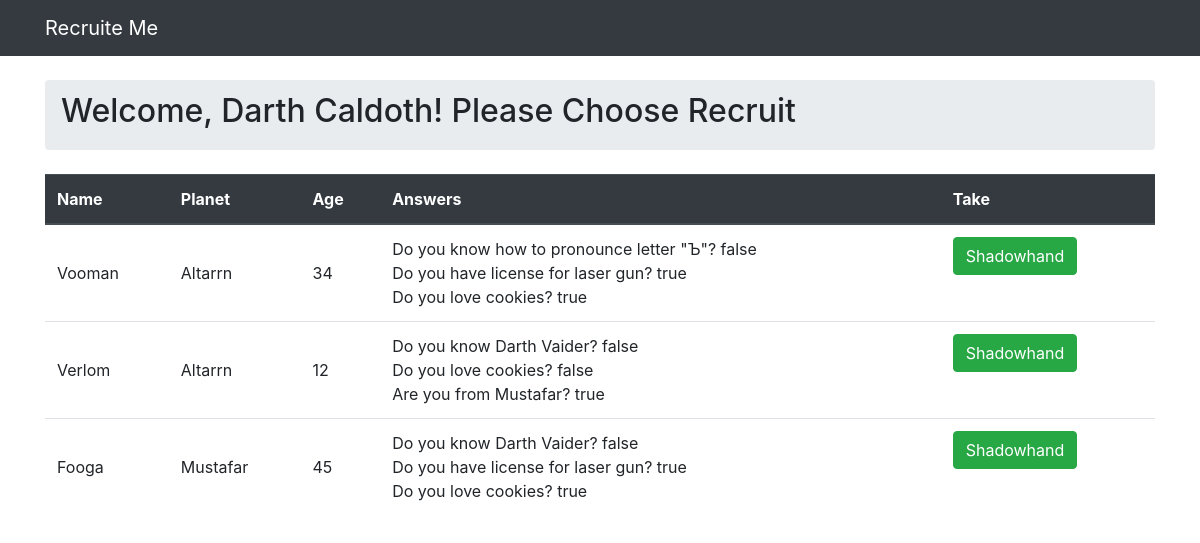
Screenshot of /sith/4 with the database file from the repository.
### recruit/models.py (models this page shows, shortened)
class Sith(models.Model):
    name = models.CharField(max_length=30)
    planet = models.ForeignKey(Planet, on_delete=models.CASCADE, related_name='siths')
    shadowhand = models.ManyToManyField(PassedTest, related_name='siths')

class PassedTest(models.Model):
    recruit = models.ForeignKey(Recruit, on_delete=models.CASCADE, related_name='passedtests')
    answers = models.ManyToManyField(Answer)

class Recruit(models.Model):
    name = models.CharField(max_length=50)
    planet = models.ForeignKey(Planet, on_delete=models.CASCADE, related_name='recruits')
    age = models.IntegerField()
    mail = models.EmailField()

class Planet(models.Model):
    name = models.CharField(max_length=60, unique=True)
    def __str__(self):
        return self.name

class Answer(models.Model):
    question = models.CharField(max_length=256)
    answer = models.CharField(max_length=6)

### recruit/views.py (the view, shortened to what this page needs)
# urls.py: path('sith/<int:pk>', views.ChooseRecruit.as_view(), name='choose_recruit')
class ChooseRecruit(View):
    def get(self, request, pk):
        sith = get_object_or_404(Sith, pk=pk)
        siths = Sith.objects.all()
        recruits = PassedTest.objects.all()
        return render(request, 'choose_recruits.html', {'sith': sith, 'recruits': recruits, 'siths': siths})

### templates/choose_recruits.html (shortened to what this page needs)
{% extends 'base.html' %}
{% block breadcrumb %}
    <h2>Welcome, {{ sith.name }}! Please Choose Recruit</h2>
{%  endblock %}
{% block content %}
    <table class="table">
        <thead class="thead-dark">
            <tr>
                <th>Name</th>
                <th>Planet</th>
                <th>Age</th>
                <th>Answers</th>
                <th> Take</th>
            </tr>
        </thead>
        <tbody>
            {% for recruit in recruits %}
               {% if not recruit.siths.exists %}
                <tr>
                    <td class="align-middle">
                        {{ recruit.recruit.name }}
                    </td>
                    <td class="align-middle">{{ recruit.recruit.planet }}</td>
                    <td class="align-middle">{{ recruit.recruit.age }}</td>
                    <td >
                        {% for answer in recruit.answers.all %}
                            {{ answer.question }}
                            {{ answer.answer }}
                            <br>
                        {% endfor %}
                        </td>
                    <td>{% if sith.shadowhand.all.count < 3 %}
                        <form method="post">
                             <button type="submit" class="btn btn-success" id="Shadowhand" name="Shadowhand" value="{{recruit.recruit.name}}">Shadowhand</button>
                    </form>
                        {% else %}
                        <p>You can't take more. You have already 3 &#x1F625;</p>
                            </td>
                        {% endif %}
                </tr>
                {% endif %}
            {% endfor %}
        </tbody>
    </table>
{% endblock %}

### rows the page displays
Sith: name "Darth Caldoth"
PassedTest: recruit.name "Vooman", recruit.planet "Altarrn", recruit.age "34"
Answer: question "Do you know how to pronounce letter \"Ъ\"?", answer "false"
Answer: question "Do you have license for laser gun?", answer "true"
Answer: question "Do you love cookies?", answer "true"
PassedTest: recruit.name "Verlom", recruit.planet "Altarrn", recruit.age "12"
Answer: question "Do you know Darth Vaider?", answer "false"
Answer: question "Do you love cookies?", answer "false"
Answer: question "Are you from Mustafar?", answer "true"
PassedTest: recruit.name "Fooga", recruit.planet "Mustafar", recruit.age "45"
Answer: question "Do you know Darth Vaider?", answer "false"
Answer: question "Do you have license for laser gun?", answer "true"
Answer: question "Do you love cookies?", answer "true"
